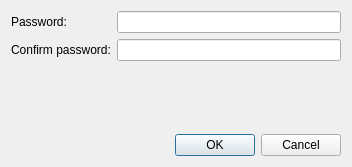
<?xml version="1.0" encoding="UTF-8"?>
<ui version="4.0">
 <class>NewPasswordDialog</class>
 <widget class="QDialog" name="NewPasswordDialog">
  <property name="geometry">
   <rect>
    <x>0</x>
    <y>0</y>
    <width>352</width>
    <height>167</height>
   </rect>
  </property>
  <property name="windowTitle">
   <string>Dialog</string>
  </property>
  <layout class="QVBoxLayout" name="verticalLayout">
   <item>
    <layout class="QGridLayout" name="gridLayout_2">
     <item row="1" column="0">
      <widget class="QLabel" name="label_2">
       <property name="text">
        <string>Confirm password:</string>
       </property>
      </widget>
     </item>
     <item row="0" column="0">
      <widget class="QLabel" name="label">
       <property name="text">
        <string>Password:</string>
       </property>
      </widget>
     </item>
     <item row="0" column="1">
      <widget class="QLineEdit" name="lnePassword">
       <property name="echoMode">
        <enum>QLineEdit::Password</enum>
       </property>
      </widget>
     </item>
     <item row="1" column="1">
      <widget class="QLineEdit" name="lneConfirm">
       <property name="echoMode">
        <enum>QLineEdit::Password</enum>
       </property>
      </widget>
     </item>
    </layout>
   </item>
   <item>
    <spacer name="verticalSpacer">
     <property name="orientation">
      <enum>Qt::Vertical</enum>
     </property>
     <property name="sizeHint" stdset="0">
      <size>
       <width>20</width>
       <height>42</height>
      </size>
     </property>
    </spacer>
   </item>
   <item>
    <widget class="QDialogButtonBox" name="buttonBox">
     <property name="orientation">
      <enum>Qt::Horizontal</enum>
     </property>
     <property name="standardButtons">
      <set>QDialogButtonBox::Cancel|QDialogButtonBox::Ok</set>
     </property>
    </widget>
   </item>
  </layout>
 </widget>
 <resources/>
 <connections>
  <connection>
   <sender>buttonBox</sender>
   <signal>accepted()</signal>
   <receiver>NewPasswordDialog</receiver>
   <slot>accept()</slot>
   <hints>
    <hint type="sourcelabel">
     <x>248</x>
     <y>254</y>
    </hint>
    <hint type="destinationlabel">
     <x>157</x>
     <y>274</y>
    </hint>
   </hints>
  </connection>
  <connection>
   <sender>buttonBox</sender>
   <signal>rejected()</signal>
   <receiver>NewPasswordDialog</receiver>
   <slot>reject()</slot>
   <hints>
    <hint type="sourcelabel">
     <x>316</x>
     <y>260</y>
    </hint>
    <hint type="destinationlabel">
     <x>286</x>
     <y>274</y>
    </hint>
   </hints>
  </connection>
 </connections>
</ui>
